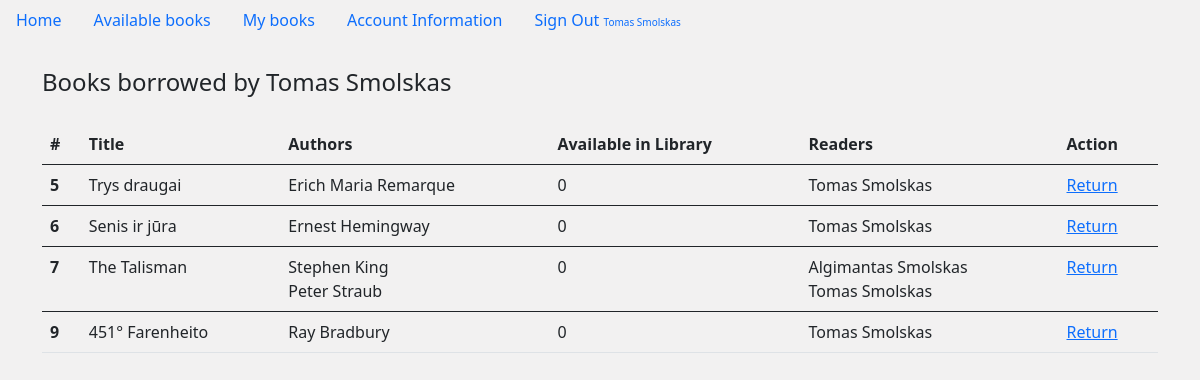
Page /my_books (signed in) on the earlier database version.
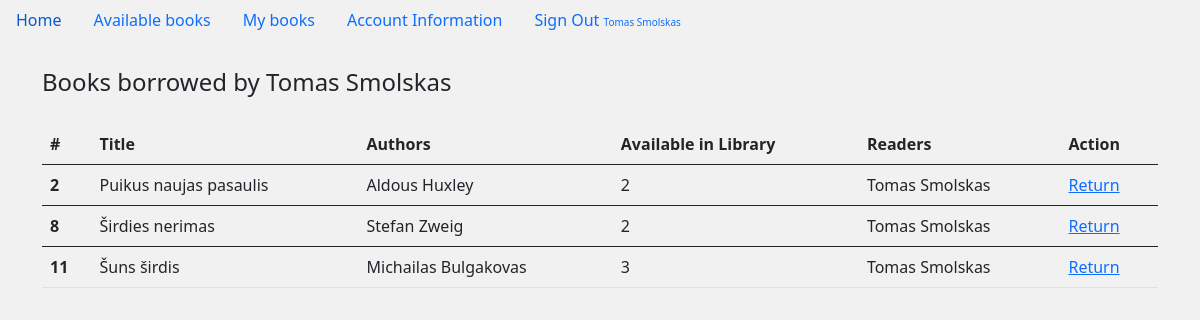
Same page on the later database version.
### main.py (models this page shows)
class Book(db.Model):
    __tablename__ = 'book'
    id = db.Column(db.Integer, primary_key=True)
    title = db.Column(db.String(300))
    authors = db.relationship('Author', secondary=helper_table, back_populates='books')
    readers = db.relationship('User', secondary=helper_table_2, back_populates='books')
    stock = db.Column(db.Integer, nullable=False, default=1)

class Author(db.Model):
    __tablename__ = 'author'
    id = db.Column(db.Integer, primary_key=True)
    first_name = db.Column(db.String(150))
    last_name = db.Column(db.String(300))
    books = db.relationship('Book', secondary=helper_table, back_populates='authors')

class User(db.Model, UserMixin):
    __tablename__ = 'user'
    id = db.Column(db.Integer, primary_key=True)
    first_name = db.Column(db.String(100), nullable=False)
    last_name = db.Column(db.String(100), nullable=False)
    email_address = db.Column(db.String(100), nullable=False, unique=True)
    password = db.Column(db.String(100), nullable=False)
    books = db.relationship('Book', secondary=helper_table_2, back_populates='readers')
    is_admin = db.Column(db.Boolean, nullable=False, default=False)

### main.py (the view)
@app.route('/my_books')
@login_required
def my_books():
    my_books = Book.query.all()
    return render_template('my_books.html', my_books=my_books)

### main.py (called while the page is built)
@login_manager.user_loader
def load_user(user_id):
    return User.query.get(user_id)

### templates/my_books.html
{% extends "base.html" %}
{% block content %}
{% if my_books %}
<legend class="mb-4">Books borrowed by {{current_user.first_name}} {{current_user.last_name}}</legend>
<table class="table">
    <thead>
    <tr>
        <th scope="col">#</th>
        <th scope="col">Title</th>
        <th scope="col">Authors</th>
        <th scope="col">Available in Library</th>
        <th scope="col">Readers</th>
        <th scope="col">Action</th>
    </tr>
    </thead>
    {% for book in my_books %}
    {% if current_user in book.readers %}
    <tbody>
    <tr class="table">
        <th scope="row">{{ book.id }}</th>
        <td>{{ book.title }}</td>
        <td>
            {% for author in book.authors %}
            {{author.first_name}} {{author.last_name}}
            <br>
            {% endfor %}
        </td>
        <td>{{ book.stock }}</td>
        <td>
            {% for reader in book.readers %}
            {{reader.first_name}} {{reader.last_name}}
            <br>
            {% endfor %}
        </td>
        <td><a href="{{ url_for('return_book', id=book['id']) }}">Return</a></td>
    </tr>
    {% endif %}
    {% endfor %}
    </tbody>
</table>
{% endif %}
{% endblock %}

### templates/base.html (shortened to what this page needs)
<!doctype html>
<html lang="en">
<head>
    <link href="https://cdn.jsdelivr.net/npm/bootstrap@5.0.2/dist/css/bootstrap.min.css" rel="stylesheet"
>
</head>
<body>
<ul class="nav">
    <li class="nav-item">
        <a class="nav-link active" aria-current="page" href="{{ url_for('home') }}">Home</a>
    </li>
    {% if current_user.is_authenticated %}
    <li class="nav-item">
        <a class="nav-link" href="{{ url_for('available_books') }}">Available books</a>
    </li>
    <li class="nav-item">
        <a class="nav-link" href="{{ url_for('my_books') }}">My books</a>
    </li>
    <li class="nav-item">
        <a class="nav-link" href="{{ url_for('update_account_information') }}">Account Information</a>
    </li>
    <li class="nav-item">
        <a class="nav-link" href="{{ url_for('sign_out') }}"> Sign Out <font size="1rem">
            {{current_user.first_name}} {{current_user.last_name}}</font></span></a>
    </li>
    {% endif %}
</ul>
<div class="container">
    <br>
    {% block content %}
    {% endblock %}
</div>
</body>
</html>

Differences in the rows shown:
no longer on this page (row edited): Book: id "5", title "Trys draugai", stock "0", User (first_name "Tomas", last_name "Smolskas")
no longer on this page (row unchanged): Author: first_name "Erich Maria", last_name "Remarque", shown under "5"
no longer on this page (row edited): Book: id "6", title "Senis ir jūra", stock "0", User (first_name "Tomas", last_name "Smolskas")
no longer on this page (row unchanged): Author: first_name "Ernest", last_name "Hemingway", shown under "6"
no longer on this page (row edited): Book: id "7", title "The Talisman", stock "0", User (first_name "Tomas", last_name "Smolskas")
no longer on this page (row unchanged): Author: first_name "Stephen", last_name "King", shown under "7"
no longer on this page (row unchanged): Author: first_name "Peter", last_name "Straub", shown under "7"
no longer on this page (row unchanged): User: first_name "Algimantas", last_name "Smolskas", shown under "7"
no longer on this page (row edited): Book: id "9", title "451° Farenheito", stock "0", User (first_name "Tomas", last_name "Smolskas")
no longer on this page (row unchanged): Author: first_name "Ray", last_name "Bradbury", shown under "9"
now on this page (row edited): Book: id "2", title "Puikus naujas pasaulis", stock "2", User (first_name "Tomas", last_name "Smolskas")
now on this page (row unchanged): Author: first_name "Aldous", last_name "Huxley", shown under "2"
now on this page (row edited): Book: id "8", title "Širdies nerimas", stock "2", User (first_name "Tomas", last_name "Smolskas")
now on this page (row unchanged): Author: first_name "Stefan", last_name "Zweig", shown under "8"
now on this page (row edited): Book: id "11", title "Šuns širdis", stock "3", User (first_name "Tomas", last_name "Smolskas")
now on this page (row unchanged): Author: first_name "Michailas", last_name "Bulgakovas", shown under "11"
